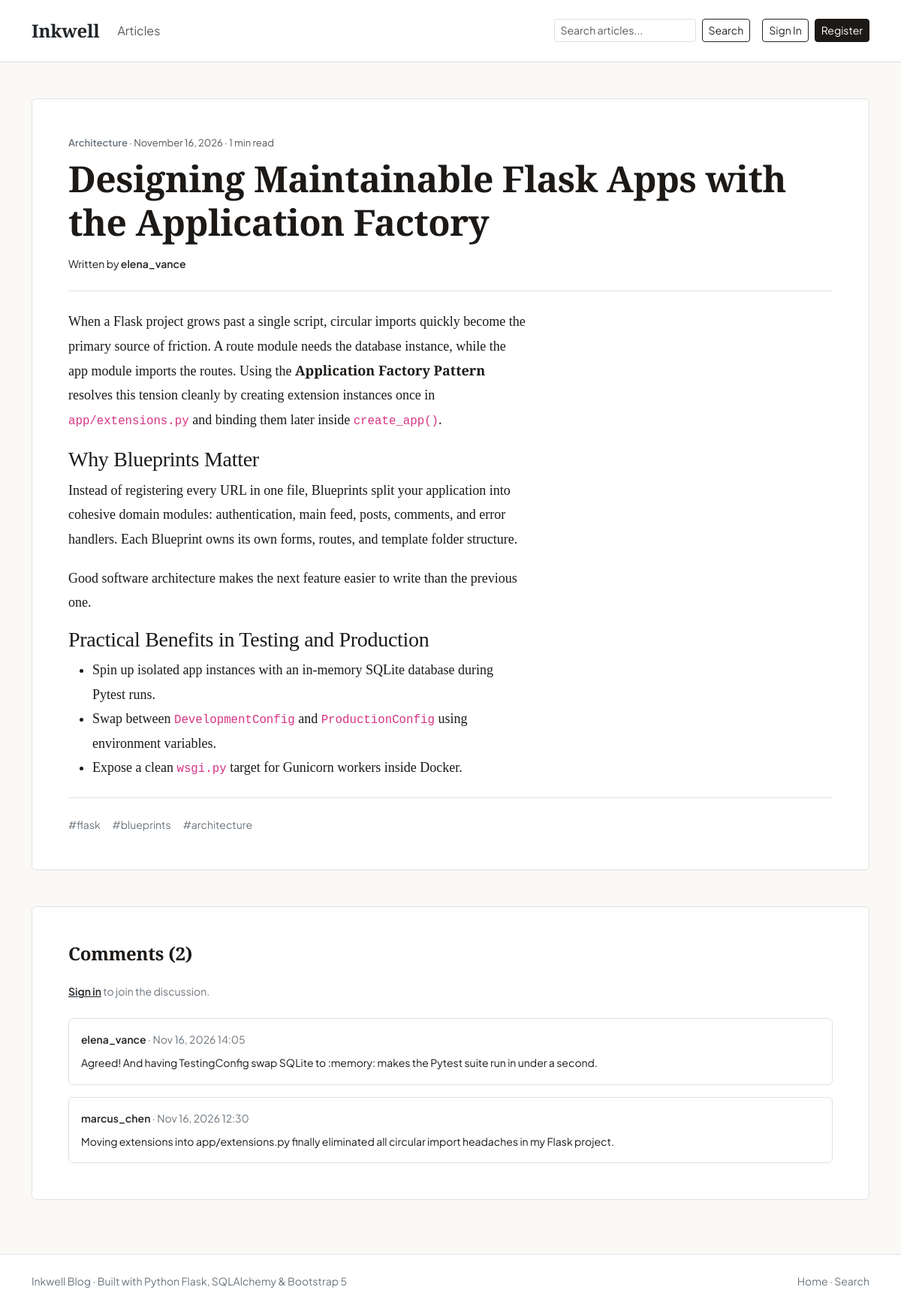
/posts/1, run on the app's committed database.
### flask_blog/app/models.py (models this page shows, shortened)
class Category(db.Model):
    __tablename__ = "categories"
    id = db.Column(db.Integer, primary_key=True)
    name = db.Column(db.String(50), unique=True, nullable=False, index=True)
    slug = db.Column(db.String(60), unique=True, nullable=False, index=True)
    posts = db.relationship("Post", back_populates="category", lazy="dynamic")

class Post(db.Model):
    __tablename__ = "posts"
    id = db.Column(db.Integer, primary_key=True)
    title = db.Column(db.String(160), nullable=False, index=True)
    summary = db.Column(db.String(280), default="", nullable=False)
    content = db.Column(db.Text, nullable=False)
    created_at = db.Column(db.DateTime(timezone=True), default=utc_now, nullable=False, index=True)
    updated_at = db.Column(db.DateTime(timezone=True), default=utc_now, onupdate=utc_now, nullable=False)
    user_id = db.Column(db.Integer, db.ForeignKey("users.id", ondelete="CASCADE"), nullable=False, index=True)
    category_id = db.Column(db.Integer, db.ForeignKey("categories.id", ondelete="SET NULL"), nullable=True, index=True)
    author = db.relationship("User", back_populates="posts")
    category = db.relationship("Category", back_populates="posts")
    tags = db.relationship("Tag", secondary=post_tags, back_populates="posts")
    comments = db.relationship(
        "Comment",
        back_populates="post",
        cascade="all, delete-orphan",
        order_by="Comment.created_at.desc()",
    )
    @property
    def reading_minutes(self) -> int:
        word_count = len((self.content or "").split())
        return max(1, round(word_count / 200))

class User(UserMixin, db.Model):
    __tablename__ = "users"
    id = db.Column(db.Integer, primary_key=True)
    username = db.Column(db.String(40), unique=True, nullable=False, index=True)
    email = db.Column(db.String(120), unique=True, nullable=False, index=True)
    password_hash = db.Column(db.String(256), nullable=False)
    bio = db.Column(db.String(300), default="", nullable=False)
    created_at = db.Column(db.DateTime(timezone=True), default=utc_now, nullable=False)
    posts = db.relationship("Post", back_populates="author", cascade="all, delete-orphan", lazy="dynamic")
    comments = db.relationship("Comment", back_populates="author", cascade="all, delete-orphan", lazy="dynamic")

class Tag(db.Model):
    __tablename__ = "tags"
    id = db.Column(db.Integer, primary_key=True)
    name = db.Column(db.String(40), unique=True, nullable=False, index=True)
    posts = db.relationship("Post", secondary=post_tags, back_populates="tags")

class Comment(db.Model):
    __tablename__ = "comments"
    id = db.Column(db.Integer, primary_key=True)
    body = db.Column(db.Text, nullable=False)
    created_at = db.Column(db.DateTime(timezone=True), default=utc_now, nullable=False, index=True)
    updated_at = db.Column(db.DateTime(timezone=True), default=utc_now, onupdate=utc_now, nullable=False)
    user_id = db.Column(db.Integer, db.ForeignKey("users.id", ondelete="CASCADE"), nullable=False, index=True)
    post_id = db.Column(db.Integer, db.ForeignKey("posts.id", ondelete="CASCADE"), nullable=False, index=True)
    author = db.relationship("User", back_populates="comments")
    post = db.relationship("Post", back_populates="comments")

### flask_blog/app/posts/routes.py (the view)
@posts_bp.route("/<int:post_id>")
def post_detail(post_id: int):
    post = Post.query.get_or_404(post_id)
    comment_form = CommentForm()
    return render_template(
        "posts/post_detail.html",
        title=post.title,
        post=post,
        comment_form=comment_form,
    )

### flask_blog/app/comments/forms.py
class CommentForm(FlaskForm):
    body = TextAreaField(
        "Comment",
        validators=[
            DataRequired(message="Comment cannot be empty."),
            Length(min=2, max=1200, message="Comment must be between 2 and 1200 characters."),
        ],
    )
    submit = SubmitField("Post Comment")

### flask_blog/app/templates/posts/post_detail.html (shortened to what this page needs)
{% extends "base.html" %}
{% block content %}
<article class="bg-white border rounded p-4 p-md-5 mb-5">
  <div class="meta-line mb-2">
    <a href="{{ url_for('main.index', category=post.category.slug) if post.category else url_for('main.index') }}" class="text-decoration-none text-secondary fw-semibold">
      {{ post.category.name if post.category else 'General' }}
    </a>
    <span> &middot; </span>
    <span>{{ post.created_at.strftime('%B %d, %Y') }}</span>
    <span> &middot; </span>
    <span>{{ post.reading_minutes }} min read</span>
  </div>
  <h1 class="display-5 fw-bold mb-3">{{ post.title }}</h1>
  <div class="d-flex flex-wrap justify-content-between align-items-center gap-2 pb-4 mb-4 border-bottom">
    <div class="small">
      Written by
      <a href="{{ url_for('auth.user_profile', username=post.author.username) }}" class="fw-semibold text-dark text-decoration-none">
        {{ post.author.username }}
      </a>
    </div>
  </div>
  <div class="article-prose">
    {{ post.content | safe }}
  </div>
  {% if post.tags %}
    <div class="pt-4 mt-4 border-top d-flex flex-wrap gap-3 small">
      {% for tag in post.tags %}
        <a href="{{ url_for('main.index', tag=tag.name) }}" class="text-secondary text-decoration-none">#{{ tag.name }}</a>
      {% endfor %}
    </div>
  {% endif %}
</article>
<section id="comments" class="bg-white border rounded p-4 p-md-5">
  <h2 class="h4 fw-bold mb-4">Comments ({{ post.comments|length }})</h2>
  {% if current_user.is_authenticated %}
    <form action="{{ url_for('comments.add_comment', post_id=post.id) }}" method="post" class="mb-5">
      {{ comment_form.hidden_tag() }}
      <div class="mb-3">
        {{ comment_form.body(class="form-control", rows=3, placeholder="Share a thoughtful response...") }}
      </div>
      <button type="submit" class="btn btn-editorial btn-sm px-4">Post Comment</button>
    </form>
  {% else %}
    <p class="small text-secondary mb-4">
      <a href="{{ url_for('auth.login', next=request.path) }}" class="text-dark fw-semibold">Sign in</a> to join the discussion.
    </p>
  {% endif %}
  {% if post.comments %}
    <div class="d-flex flex-column gap-3">
      {% for comment in post.comments %}
        <div class="border rounded p-3">
          <div class="d-flex justify-content-between align-items-center mb-2 small">
            <div>
              <a href="{{ url_for('auth.user_profile', username=comment.author.username) }}" class="fw-semibold text-dark text-decoration-none">
                {{ comment.author.username }}
              </a>
              <span class="text-secondary"> &middot; {{ comment.created_at.strftime('%b %d, %Y %H:%M') }}</span>
            </div>
          </div>
          <p class="mb-0 small">{{ comment.body }}</p>
        </div>
      {% endfor %}
    </div>
  {% else %}
    <p class="small text-secondary mb-0">No comments yet. Be the first to share your thoughts.</p>
  {% endif %}
</section>
{% endblock %}

### flask_blog/app/static/css/style.css (style rules this page uses)
:root { --inkwell-paper: #fbf9f5; --inkwell-ink: #1c1917; --inkwell-muted: #57534e; --inkwell-border: #e7e5e4; --inkwell-accent: #9a3412; }
body { background-color: var(--inkwell-paper); color: var(--inkwell-ink); font-family: 'Plus Jakarta Sans', system-ui, -apple-system, sans-serif; line-height: 1.65; }
h1, h2, h3, .editorial-title { font-family: 'Playfair Display', Georgia, serif; letter-spacing: -0.01em; }
.article-prose { font-family: 'Source Serif 4', Georgia, serif; font-size: 1.125rem; line-height: 1.8; max-width: 68ch; }
.article-prose p { margin-bottom: 1.25rem; }
.meta-line { font-size: 0.8125rem; color: var(--inkwell-muted); }

### data on the page
Category: category "Architecture"
Post: created_at "November 16, 2026", reading_minutes "1", title "Designing Maintainable Flask Apps with the Application Factory", content "When a Flask project grows past a single script, circular imports quickly become the primary source of friction. A route module needs the database instance, while the app module imports the routes. Using the Application Factory Pattern resolves this tension cleanly by creating extension instances once in app/extensions.py and binding them later inside create_app() . Why Blueprints Matter Instead of registering every URL in one file, Blueprints split your application into cohesive domain modules: authentication, main feed, posts, comments, and error handlers. Each Blueprint owns its own forms, routes, and template folder structure. Good software architecture makes the next feature easier to…"
User: author.username "elena_vance"
Tag: name "flask"
Tag: name "blueprints"
Tag: name "architecture"
Comment: author.username "elena_vance", created_at "Nov 16, 2026 14:05", body "Agreed! And having TestingConfig swap SQLite to :memory: makes the Pytest suite run in under a second."
Comment: author.username "marcus_chen", created_at "Nov 16, 2026 12:30", body "Moving extensions into app/extensions.py finally eliminated all circular import headaches in my Flask project."

### other printed values
{{ post.comments|length }} "2"
